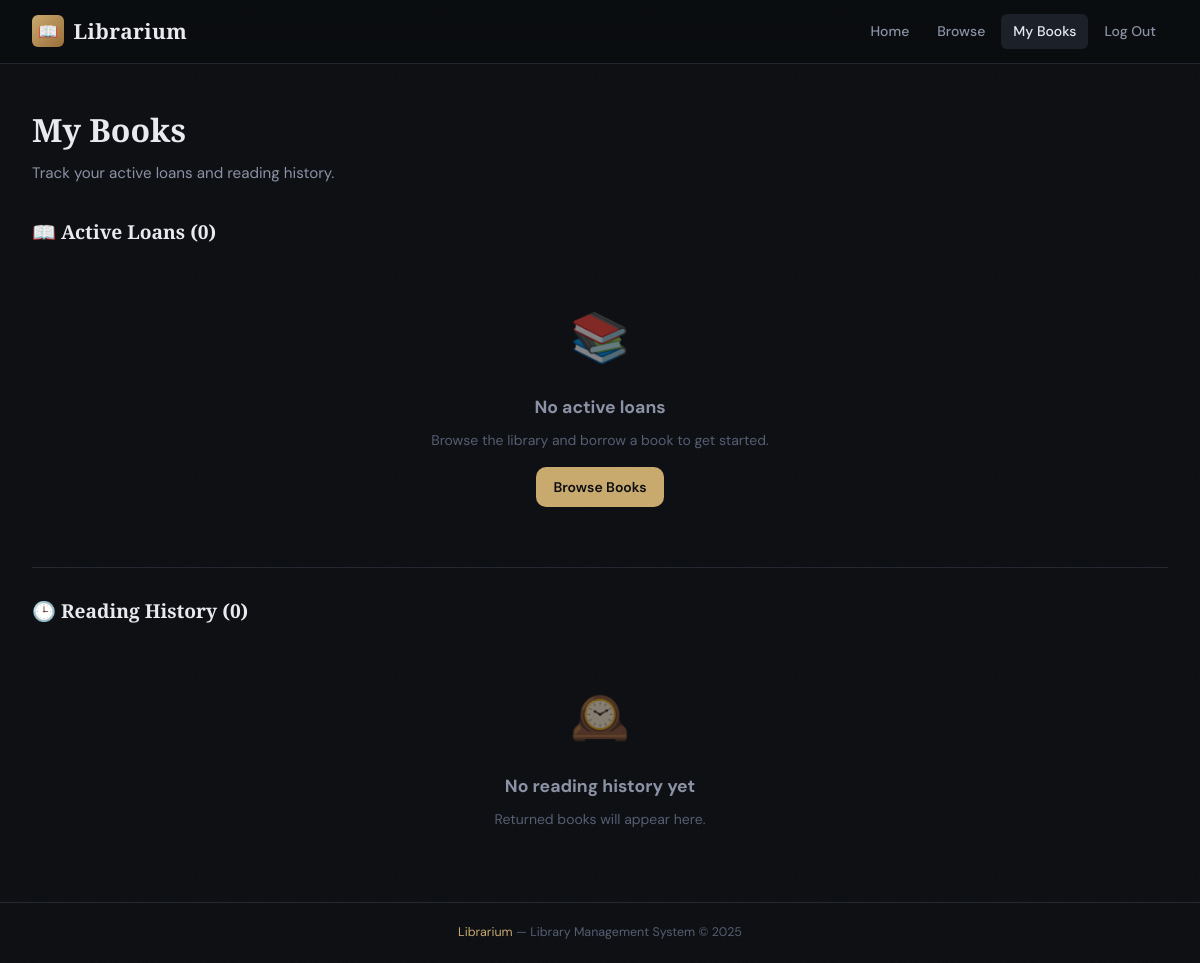
The page /my-borrowings (signed in) on the database as committed earlier.
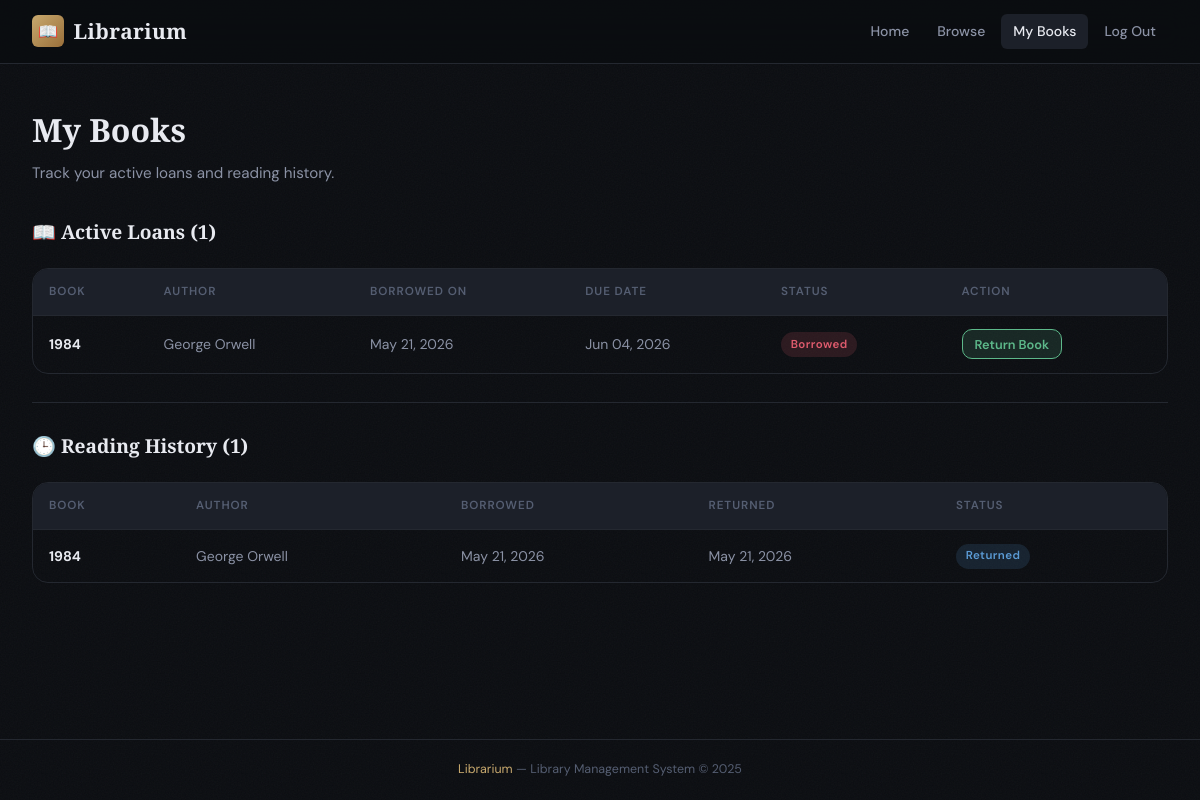
The same page on the database as committed later.
### models.py (models this page shows, shortened)
class Borrowing(db.Model):
    __tablename__ = "borrowings"
    id = db.Column(db.Integer, primary_key=True)
    user_id = db.Column(db.Integer, db.ForeignKey("users.id"), nullable=False, index=True)
    book_id = db.Column(db.Integer, db.ForeignKey("books.id"), nullable=False, index=True)
    borrow_date = db.Column(db.DateTime, default=datetime.utcnow, nullable=False)
    due_date = db.Column(db.DateTime, nullable=True)
    return_date = db.Column(db.DateTime, nullable=True)
    status = db.Column(db.String(20), default="borrowed", nullable=False)  # 'borrowed' | 'returned' | 'overdue'
    @property
    def is_overdue(self):
        if self.status == "borrowed" and self.due_date:
            return datetime.utcnow() > self.due_date
        return False

class Book(db.Model):
    __tablename__ = "books"
    id = db.Column(db.Integer, primary_key=True)
    title = db.Column(db.String(200), nullable=False)
    author = db.Column(db.String(150), nullable=False)
    isbn = db.Column(db.String(20), unique=True, nullable=False, index=True)
    genre = db.Column(db.String(80), nullable=True)
    description = db.Column(db.Text, nullable=True)
    availability_status = db.Column(db.Boolean, default=True, nullable=False)  # True = available
    added_at = db.Column(db.DateTime, default=datetime.utcnow)
    borrowings = db.relationship("Borrowing", backref="book", lazy="dynamic")

### routes.py (the view)
@main.route("/my-borrowings")
@login_required
def my_borrowings():
    user = current_user()
    if user.is_admin:
        return redirect(url_for("main.dashboard"))
    active = (
        Borrowing.query
        .filter_by(user_id=user.id, status="borrowed")
        .order_by(Borrowing.borrow_date.desc())
        .all()
    )
    history = (
        Borrowing.query
        .filter_by(user_id=user.id, status="returned")
        .order_by(Borrowing.return_date.desc())
        .all()
    )
    return render_template("my_borrowings.html", active=active, history=history, now=datetime.utcnow())

### models.py (called while the page is built)
    @property
    def is_admin(self):
        return self.role == "admin"

### routes.py (called while the page is built)
def login_required(f): # www.xxx.com-sds-sdsd-sd
    @wraps(f)
    def decorated(*args, **kwargs):
        if "user_id" not in session:
            flash("Please log in to continue.", "warning")
            return redirect(url_for("main.login"))
        return f(*args, **kwargs)
    return decorated

def current_user():
    if "user_id" in session:
        return User.query.get(session["user_id"])
    return None

@main.context_processor
def inject_user():
    return {"current_user": current_user()}

### templates/my_borrowings.html (shortened to what this page needs)
{% extends "base.html" %}
{% block content %}
<div class="page-header">
  <h1>My Books</h1>
  <p>Track your active loans and reading history.</p>
</div>
<div class="section-header">
  <span class="section-title">📖 Active Loans ({{ active|length }})</span>
</div>
{% if active %}
<div class="table-wrap mb-2">
  <table>
    <thead>
      <tr><th>Book</th><th>Author</th><th>Borrowed On</th><th>Due Date</th><th>Status</th><th>Action</th></tr>
    </thead>
    <tbody>
      {% for b in active %}
      <tr>
        <td><strong>{{ b.book.title }}</strong></td>
        <td>{{ b.book.author }}</td>
        <td>{{ b.borrow_date.strftime('%b %d, %Y') }}</td>
        <td class="{% if b.is_overdue %}text-danger{% endif %}">
          {{ b.due_date.strftime('%b %d, %Y') if b.due_date else '—' }}
        </td>
        <td>
          {% if b.is_overdue %}
            <span class="badge badge-overdue">Overdue</span>
          {% else %}
            <span class="badge badge-borrowed">Borrowed</span>
          {% endif %}
        </td>
        <td>
          <form method="POST" action="{{ url_for('main.return_book', borrowing_id=b.id) }}">
            <button type="submit" class="btn btn-success btn-sm">Return Book</button>
          </form>
        </td>
      </tr>
      {% endfor %}
    </tbody>
  </table>
</div>
{% else %}
<div class="empty-state" style="padding:2rem">
  <div class="empty-state-icon">📚</div>
  <h3>No active loans</h3>
  <p>Browse the library and borrow a book to get started.</p>
  <a href="{{ url_for('main.books') }}" class="btn btn-primary" style="margin-top:1rem">Browse Books</a>
</div>
{% endif %}
<div class="divider"></div>
<div class="section-header">
  <span class="section-title">🕒 Reading History ({{ history|length }})</span>
</div>
{% if history %}
<div class="table-wrap">
  <table>
    <thead>
      <tr><th>Book</th><th>Author</th><th>Borrowed</th><th>Returned</th><th>Status</th></tr>
    </thead>
    <tbody>
      {% for b in history %}
      <tr>
        <td><strong>{{ b.book.title }}</strong></td>
        <td>{{ b.book.author }}</td>
        <td>{{ b.borrow_date.strftime('%b %d, %Y') }}</td>
        <td>{{ b.return_date.strftime('%b %d, %Y') if b.return_date else '—' }}</td>
        <td><span class="badge badge-returned">Returned</span></td>
      </tr>
      {% endfor %}
    </tbody>
  </table>
</div>
{% else %}
<div class="empty-state" style="padding:2rem">
  <div class="empty-state-icon">🕰️</div>
  <h3>No reading history yet</h3>
  <p>Returned books will appear here.</p>
</div>
{% endif %}
{% endblock %}

### templates/base.html (shortened to what this page needs)
<!DOCTYPE html>
<html lang="en">
<head>
  <link rel="stylesheet" href="{{ url_for('static', filename='css/style.css') }}">
</head>
<body>
<nav>
  <a href="{{ url_for('main.dashboard') }}" class="nav-brand">
    <div class="nav-brand-icon">📖</div>
    <span class="nav-brand-text">Librarium</span>
  </a>
  <div class="nav-links">
    <a href="{{ url_for('main.dashboard') }}" class="nav-link {% if request.endpoint == 'main.dashboard' %}active{% endif %}">Home</a>
    <a href="{{ url_for('main.books') }}"     class="nav-link {% if request.endpoint == 'main.books' %}active{% endif %}">Browse</a>
    {% if current_user %}
      {% if not current_user.is_admin %}
        <a href="{{ url_for('main.my_borrowings') }}" class="nav-link {% if request.endpoint == 'main.my_borrowings' %}active{% endif %}">My Books</a>
      {% endif %}
      <a href="{{ url_for('main.logout') }}" class="nav-link">Log Out</a>
    {% else %}
      <a href="{{ url_for('main.login') }}" class="nav-link">Log In</a>
      <a href="{{ url_for('main.register') }}" class="nav-link nav-btn">Join Free</a>
    {% endif %}
  </div>
</nav>
<main>
  {% block content %}{% endblock %}
</main>
<footer>
  <span>Librarium</span> &mdash; Library Management System &copy; {{ 2025 }}
</footer>
</body>
</html>

### static/css/style.css (style rules this page uses)
*, *::before, *::after { box-sizing: border-box; margin: 0; padding: 0; }
:root { --bg-base: #0b0d11; --bg-surface: #111318; --bg-card: #161a21; --bg-elevated: #1c2029; --border: #242830; --border-glow: #2e3545; --text-primary: #e8eaf0; --text-secondary: #8b92a5; --text-muted: #555e72; --accent: #c8a96e; --accent-dim: rgba(200,169,110,.15); --accent-hover:#dfc08a; --danger: #e05c6e; --danger-dim: rgba(224,92,110,.15); --success: #5db88a; --success-dim: rgba(93,184,138,.15); --info: #5b9bd5; --info-dim: rgba(91,155,213,.15); --warning: #e0a040; --radius-sm: 6px; --radius: 10px; --radius-lg: 16px; --shadow: 0 4px 24px rgba(0,0,0,.45); --shadow-lg: 0 8px 48px rgba(0,0,0,.6); --font-display: 'Playfair Display', Georgia, serif; --font-body: 'DM Sans', system-ui, sans-serif; --font-mono: 'DM Mono', monospace; }
html { font-size: 16px; scroll-behavior: smooth; }
body { background: var(--bg-base); color: var(--text-primary); font-family: var(--font-body); font-weight: 400; line-height: 1.6; min-height: 100vh; display: flex; flex-direction: column; }
body::before { content: ''; position: fixed; inset: 0; z-index: 0; pointer-events: none; background-size: 200px; }
nav { position: sticky; top: 0; z-index: 100; background: rgba(11,13,17,.88); backdrop-filter: blur(16px); border-bottom: 1px solid var(--border); padding: 0 2rem; display: flex; align-items: center; justify-content: space-between; height: 64px; }
.nav-brand { display: flex; align-items: center; gap: .6rem; text-decoration: none; }
.nav-brand-icon { width: 32px; height: 32px; background: linear-gradient(135deg, var(--accent), #9a6f3a); border-radius: var(--radius-sm); display: grid; place-items: center; font-size: 16px; }
.nav-brand-text { font-family: var(--font-display); font-size: 1.3rem; font-weight: 700; color: var(--text-primary); letter-spacing: .02em; }
.nav-links { display: flex; align-items: center; gap: .25rem; }
.nav-link { color: var(--text-secondary); text-decoration: none; font-size: .875rem; font-weight: 500; padding: .4rem .75rem; border-radius: var(--radius-sm); transition: all .2s; }
.nav-link:hover, .nav-link.active { color: var(--text-primary); background: var(--bg-elevated); }
main { flex: 1; position: relative; z-index: 1; padding: 2.5rem 2rem; max-width: 1200px; margin: 0 auto; width: 100%; }
.btn { display: inline-flex; align-items: center; gap: .4rem; padding: .55rem 1.1rem; font-family: var(--font-body); font-size: .875rem; font-weight: 600; border: none; border-radius: var(--radius); cursor: pointer; text-decoration: none; transition: all .2s; white-space: nowrap; }
.btn-success { background: var(--success-dim); color: var(--success); border: 1px solid var(--success); }
.btn-sm { padding: .35rem .75rem; font-size: .8rem; }
.table-wrap { overflow-x: auto; border-radius: var(--radius-lg); border: 1px solid var(--border); }
table { width: 100%; border-collapse: collapse; }
th { background: var(--bg-elevated); color: var(--text-muted); font-size: .73rem; font-weight: 600; letter-spacing: .08em; text-transform: uppercase; padding: .85rem 1rem; text-align: left; }
td { padding: .85rem 1rem; border-top: 1px solid var(--border); font-size: .875rem; color: var(--text-secondary); }
td strong { color: var(--text-primary); }
.badge { display: inline-flex; align-items: center; padding: .2rem .6rem; border-radius: 999px; font-size: .72rem; font-weight: 600; letter-spacing: .04em; }
.badge-borrowed { background: var(--danger-dim); color: var(--danger); }
.badge-returned { background: var(--info-dim); color: var(--info); }
.page-header { margin-bottom: 2rem; }
.page-header h1 { font-family: var(--font-display); font-size: 2rem; font-weight: 700; color: var(--text-primary); }
.page-header p { color: var(--text-secondary); font-size: .95rem; margin-top: .35rem; }
.section-header { display: flex; align-items: center; justify-content: space-between; margin-bottom: 1.25rem; }
.section-title { font-family: var(--font-display); font-size: 1.2rem; font-weight: 600; color: var(--text-primary); }
.divider { height: 1px; background: var(--border); margin: 1.75rem 0; }
footer { position: relative; z-index: 1; border-top: 1px solid var(--border); padding: 1.25rem 2rem; text-align: center; font-size: .78rem; color: var(--text-muted); }
footer span { color: var(--accent); }
.mb-2 { margin-bottom: 1rem; }

Rows that differ between the two databases and show on the page:
added Borrowing: book "1984", book.author "George Orwell", borrow_date "May 21, 2026", due_date "Jun 04, 2026", status "Borrowed", shown under "My Books"
added Borrowing: book "1984", book.author "George Orwell", borrow_date "May 21, 2026", return_date "May 21, 2026"
Other text that changed with them:
{{ active|length }}: "0" → "1"
{{ history|length }}: "0" → "1"
text no longer shown: "📚 No active loans Browse the library and borrow a book to get started. Browse Books 🕰️ No reading history yet Returned books will appear here."
text now shown: "BOOK AUTHOR BORROWED ON DUE DATE STATUS ACTION BOOK AUTHOR BORROWED RETURNED STATUS"
